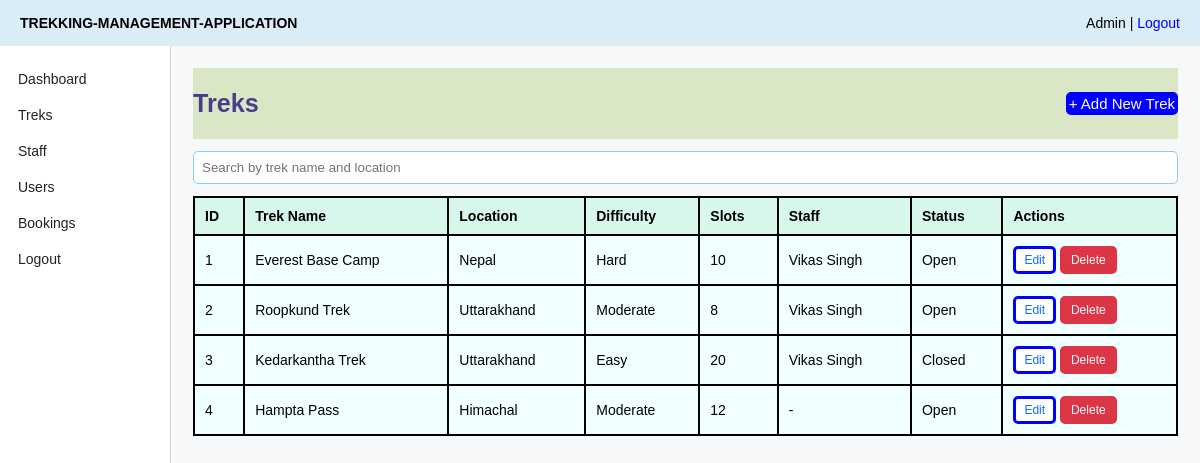
The app's page /admin/treks (signed in) with its own data.
### application/models.py (models this page shows)
class Trek(db.Model):
    __tablename__ = "treks"
    id = db.Column(db.Integer, primary_key = True)
    name = db.Column(db.String(100), nullable = False)
    location = db.Column(db.String(100), nullable = False)
    difficulty = db.Column(db.String(50), nullable = False)
    duration = db.Column(db.Integer, nullable = False)
    available_slots = db.Column(db.Integer, nullable = False)
    assigned_staff_id = db.Column(db.Integer, db.ForeignKey("users.id"))
    status = db.Column(db.String(30), default="open")
    start_date = db.Column(db.String(20))
    end_date = db.Column(db.String(20))
    description = db.Column(db.Text)
    image = db.Column(db.String(200))
    bookings = db.relationship('Booking', backref = 'Trek', lazy = True)

class User(db.Model):
    __tablename__ = "users"
    id = db.Column(db.Integer, primary_key=True)
    name = db.Column(db.String(100), nullable=False)
    email = db.Column(db.String(100), unique = True, nullable=False)
    password = db.Column(db.String(40), nullable=False)
    role = db.Column(db.String(100), nullable=False)
    contact = db.Column(db.String(20))
    approved= db.Column(db.Boolean, default=True)
    blacklisted=db.Column(db.Boolean, default=False)
    bookings = db.relationship('Booking', backref = 'user', lazy = True)
    assigned_treks = db.relationship('Trek', backref = 'user', lazy = True)

### application/controllers.py (the view)
@app.route("/admin/treks")
def admin_treks():
    if session.get("role") != "Admin":
        return redirect("/login")
    search_text=request.args.get("q","")
    if search_text:
        treks = Trek.query.filter(
            (Trek.name.like("%" + search_text + "%"))
            (Trek.location.like("%" + search_text + "%"))
        ).all()
    else:
        treks=Trek.query.all()
    trek_rows=[]
    for trek in treks:
        staff_name = "-"
        if trek.assigned_staff_id:
            staff = User.query.get(trek.assigned_staff_id)
            if staff:
                staff_name=staff.name
        trek_rows.append({
            "id":trek.id,
            "name":trek.name,
            "location":trek.location,
            "difficulty":trek.difficulty,
            "available_slots":trek.available_slots,
            "staff_name":staff_name,
            "status": trek.status
        })
    return render_template("admin_treks.html", q=search_text, treks=trek_rows)

### templates/admin_treks.html
{% extends "base.html" %}
{% block content %}
<div class="title-row">
    <h2 style="color: darkslateblue;">Treks</h2>
    <a class="btn" href="{{ url_for('add_trek') }}">+ Add New Trek</a>
</div>
<form method="get" class="field">
    <input name="q" value="{{ q }}" placeholder="Search by trek name and location">
</form>
<table>
    <tr><th>ID</th><th>Trek Name</th><th>Location</th><th>Difficulty</th><th>Slots</th><th>Staff</th><th>Status</th><th>Actions</th></tr>
    {% for t in treks %}
    <tr>
        <td>{{ t.id }}</td><td>{{ t.name }}</td><td>{{ t.location }}</td><td>{{ t.difficulty }}</td><td>{{ t.available_slots }}</td><td>{{ t.staff_name or "-" }}</td><td>{{ t.status }}</td>
        <td>
            <a class="btn btn-small btn-light" href="{{ url_for('edit_trek', trek_id=t.id) }}">Edit</a>
            <a class="btn btn-small btn-red" href="{{ url_for('delete_trek', trek_id=t.id) }}">Delete</a>
        </td>
    </tr>
    {% endfor %}
</table>
{% endblock %}

### static/style.css (style rules this page uses)
a { color: blue; text-decoration:solid; }
.field { margin-bottom: 12px; text-align: center; font-size: large; }
button, .btn { display:inline-block; border: solid blue; background: blue; color: white; border-radius: 5px; cursor: pointer; font-size: 15px; }
input, select, textarea { width: 100%; padding: 8px; border: 1px solid lightskyblue; border-radius: 5px; box-sizing: border-box; }
table { width: 100%; border-collapse: collapse; background: azure; }
th, td { border: 2px solid; padding: 10px; text-align: left; }
th { background-color:rgb(216, 247, 235) ; }
.title-row { display: flex; justify-content: space-between; align-items: center; margin-bottom: 12px; background: rgb(218, 231, 198);font-size: larger; }
.btn-small { padding: 4px 8px; font-size: 12px; }
.btn-light { background: white; color: #0d6efd; }
.btn-red { background: #dc3545; border-color: #dc3545; }
body { font-family: Arial, sans-serif; background: #f7f8fa; margin: 0; font-size: 14px; }

### records on screen
Trek: name "Everest Base Camp", location "Nepal", difficulty "Hard", status "Open"
User: name "Vikas Singh" "Vikas Singh" "Vikas Singh"
Trek: name "Roopkund Trek", location "Uttarakhand", difficulty "Moderate", status "Open"
Trek: name "Kedarkantha Trek", location "Uttarakhand", difficulty "Easy", status "Closed"
Trek: id "4", name "Hampta Pass", location "Himachal", difficulty "Moderate", available_slots "12", staff_name "-", status "Open"

### other values on screen
{{ session.get('name') }} "Admin"
{{ t.id }} "1" "2" "3"
{{ t.available_slots }} "10" "8" "20"
